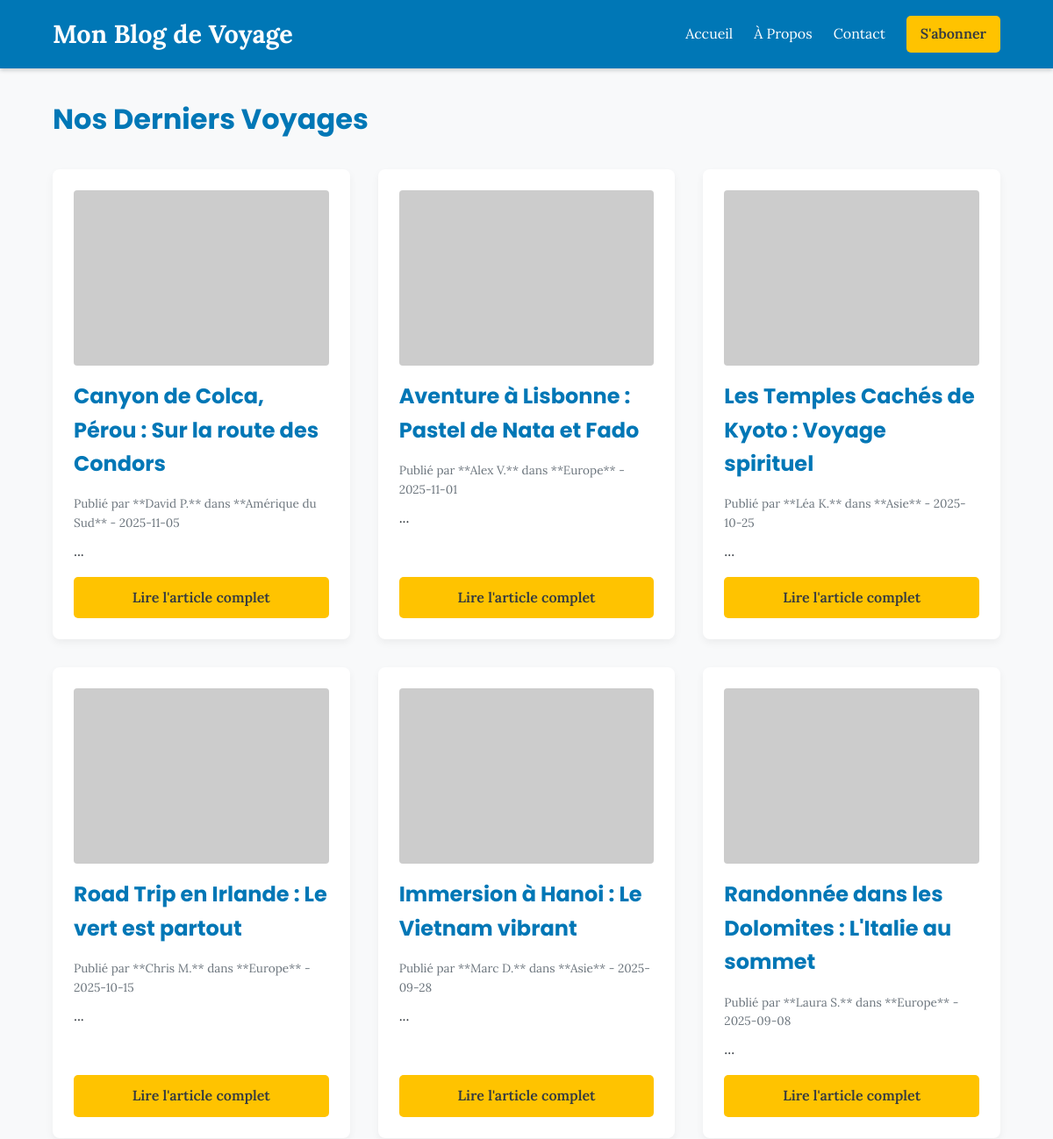
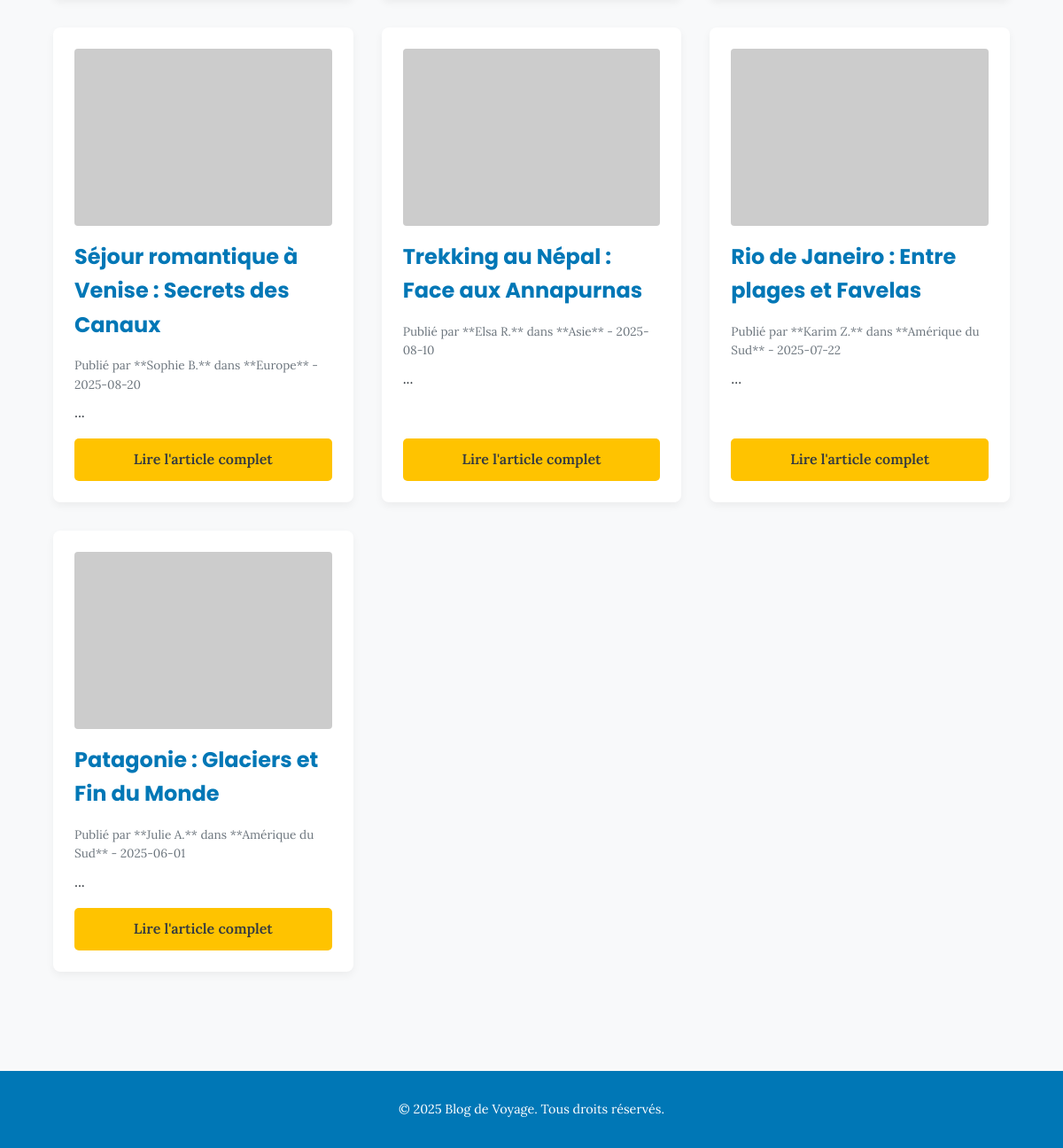
The page / on the database its author committed (2 pictures, top to bottom).
### tables this page shows
CREATE TABLE Article (
            id INTEGER PRIMARY KEY AUTOINCREMENT,
            titre TEXT NOT NULL,
            contenu TEXT NOT NULL,
            auteur TEXT NOT NULL,
            date_pub TEXT NOT NULL,
            image_url TEXT,
            categorie_id INTEGER,
            FOREIGN KEY (categorie_id) REFERENCES Categorie(id)
        );

CREATE TABLE Categorie (
            id INTEGER PRIMARY KEY AUTOINCREMENT,
            nom TEXT NOT NULL UNIQUE
        );

### app.py (the view)
@app.route('/')
def home():
    articles = article_model.get_all_articles()
    return render_template('index.html', articles=articles)

### models/article_model.py (called while the page is built)
def get_db_connection():
    conn = sqlite3.connect(DB_PATH)
    conn.row_factory = sqlite3.Row
    return conn

def get_all_articles():
    conn = get_db_connection()
    articles = conn.execute("""
        SELECT
            A.id,
            A.titre,
            A.contenu,
            A.auteur,
            A.date_pub,
            A.categorie_id,
            A.image_url,  -- <--- CORRECTION : Suppression des astérisques (**)
            C.nom AS categorie_nom
        FROM Article A
        JOIN Categorie C ON A.categorie_id = C.id
        ORDER BY A.date_pub DESC
    """).fetchall()
    conn.close()
    return articles

### templates/index.html (shortened to what this page needs)
{% extends "base.html" %}
{% block content %}
<section class="articles-list container">
    <h2>Nos Derniers Voyages</h2>
    <div class="articles-container">
        {% for article in articles %}
        <article class="article-card">
            <img src="{{ article.image_url }}" alt="{{ article.titre }}">
            <h3><a href="{{ url_for('show_article', article_id=article.id) }}">{{ article.titre }}</a></h3>
            <p class="article-meta">Publié par **{{ article.auteur }}** dans **{{ article.categorie_nom }}** - {{ article.date_pub }}</p>
            <p class="article-resume">{{ article.resume }}...</p>
            <a href="{{ url_for('show_article', article_id=article.id) }}" class="read-more">Lire l'article complet</a>
        </article>
        {% endfor %}
    </div>
</section>
{% endblock %}

### templates/base.html (shortened to what this page needs)
<!DOCTYPE html>
<html lang="fr">
<head>
    <link rel="stylesheet" href="{{ url_for('static', filename='css/style.css') }}">
</head>
<body>
    <header>
        <nav class="navbar">
            <a href="{{ url_for('home') }}" class="logo">Mon Blog de Voyage</a>
            <div class="nav-links">
                <a href="{{ url_for('home') }}">Accueil</a>
                <a href="{{ url_for('about') }}">À Propos</a>
                <a href="{{ url_for('contact') }}">Contact</a>
                <a href="{{ url_for('subscribe') }}" class="cta-button-nav">S'abonner</a>
            </div>
        </nav>
    </header>
    <main>
    {% block content %}{% endblock %}
    </main>
    <footer>
        <p>&copy; 2025 Blog de Voyage. Tous droits réservés.</p>
    </footer>
</body>
</html>

### static/css/style.css (style rules this page uses)
* { margin: 0; padding: 0; box-sizing: border-box; }
:root { --color-primary: #0077B6; --color-secondary: #FFC300; --color-bg: #F8F9FA; --color-text: #343A40; --color-light: #FFFFFF; --font-heading: 'Poppins', sans-serif; --font-body: 'Lora', serif; }
body { font-family: var(--font-body); color: var(--color-text); background-color: var(--color-bg); line-height: 1.6; }
.container { max-width: 1200px; margin: 0 auto; padding: 2rem 5%; }
h1, h2, h3 { font-family: var(--font-heading); color: var(--color-primary); margin-bottom: 1rem; }
h2 { font-size: 2rem; }
h3 { font-size: 1.5rem; }
.navbar { display: flex; justify-content: space-between; align-items: center; padding: 1rem 5%; background-color: var(--color-primary); color: var(--color-light); box-shadow: 0 2px 5px rgba(0, 0, 0, 0.2); }
.logo { font-size: 1.8rem; font-weight: 700; color: var(--color-light); text-decoration: none; }
.nav-links { display: flex; align-items: center; }
.nav-links a { margin-left: 1.5rem; text-decoration: none; color: var(--color-light); transition: color 0.3s; padding: 0.5rem 0; }
.cta-button-nav { background-color: var(--color-secondary); color: var(--color-text) !important; padding: 0.5rem 1rem !important; border-radius: 5px; font-weight: 600; margin-left: 2rem; transition: background-color 0.3s; }
.articles-container { display: grid; grid-template-columns: repeat(auto-fit, minmax(300px, 1fr)); gap: 2rem; margin-top: 2rem; }
.article-card { background-color: var(--color-light); padding: 1.5rem; border-radius: 8px; box-shadow: 0 4px 10px rgba(0, 0, 0, 0.05); display: flex; flex-direction: column; transition: transform 0.3s; }
.article-card img { width: 100%; height: 200px; object-fit: cover; border-radius: 4px; margin-bottom: 1rem; }
.article-card h3 a { text-decoration: none; color: var(--color-primary); }
.article-meta { font-size: 0.85rem; color: #6c757d; margin-bottom: 0.5rem; }
.article-resume { margin-bottom: 1rem; }
.read-more, .cta-button { display: inline-block; background-color: var(--color-secondary); color: var(--color-text); padding: 0.7rem 1.5rem; text-decoration: none; border-radius: 5px; margin-top: auto; text-align: center; border: none; cursor: pointer; transition: background-color 0.3s; font-weight: 600; }
footer { text-align: center; padding: 2rem; background-color: var(--color-primary); color: var(--color-light); margin-top: 5rem; font-size: 0.9rem; }

### rows shown on the page
Article: titre "Canyon de Colca, Pérou : Sur la route des Condors", auteur "David P.", categorie_nom "Amérique du Sud", date_pub "2025-11-05"
Article: titre "Aventure à Lisbonne : Pastel de Nata et Fado", auteur "Alex V.", categorie_nom "Europe", date_pub "2025-11-01"
Article: titre "Les Temples Cachés de Kyoto : Voyage spirituel", auteur "Léa K.", categorie_nom "Asie", date_pub "2025-10-25"
Article: titre "Road Trip en Irlande : Le vert est partout", auteur "Chris M.", categorie_nom "Europe", date_pub "2025-10-15"
Article: titre "Immersion à Hanoi : Le Vietnam vibrant", auteur "Marc D.", categorie_nom "Asie", date_pub "2025-09-28"
Article: titre "Randonnée dans les Dolomites : L'Italie au sommet", auteur "Laura S.", categorie_nom "Europe", date_pub "2025-09-08"
Article: titre "Séjour romantique à Venise : Secrets des Canaux", auteur "Sophie B.", categorie_nom "Europe", date_pub "2025-08-20"
Article: titre "Trekking au Népal : Face aux Annapurnas", auteur "Elsa R.", categorie_nom "Asie", date_pub "2025-08-10"
Article: titre "Rio de Janeiro : Entre plages et Favelas", auteur "Karim Z.", categorie_nom "Amérique du Sud", date_pub "2025-07-22"
Article: titre "Patagonie : Glaciers et Fin du Monde", auteur "Julie A.", categorie_nom "Amérique du Sud", date_pub "2025-06-01"
